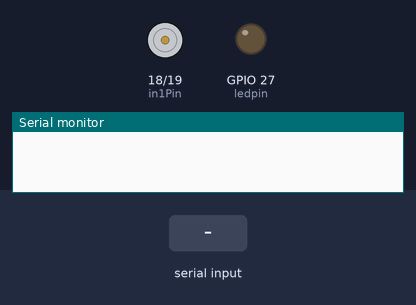
A sketch run on a simulated ESP32. Shown: motor-driver pin pairs drawn as motors (green arrow = first pin HIGH = forward, orange = second pin HIGH = backward, longer = more drive, scaled by the enable pin), output pins drawn as LEDs (lit = HIGH), the last lines printed to the serial monitor. The inputs (shaded band) are chosen by the test bench.

Above: at 1.2 s.
1.3 s: "+" received over Serial
At 2.5 s:
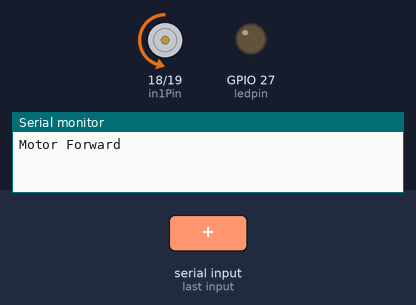
2.8 s: "-" received over Serial
At 3.7 s:
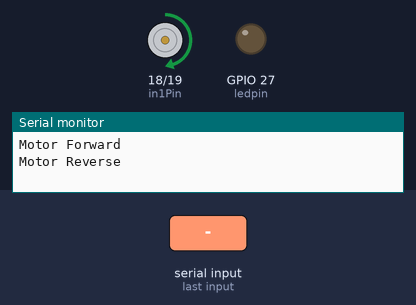
Timing chart, 0 to 5.8 s (numbered marks = the images above; inputs shaded):
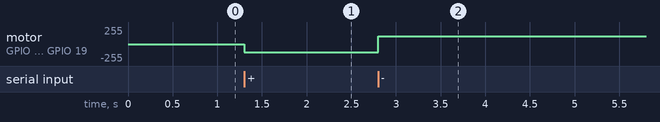

Measured:
- after the input at 1.3 s, motor on GPIO 18 (in1Pin) / GPIO 19 (in2Pin): stopped → backward 120/255 at once
- after the input at 2.8 s, motor on GPIO 18 (in1Pin) / GPIO 19 (in2Pin): backward 120/255 → forward 120/255 at once

The sketch:

miniproject1.ino
```cpp
const int enablePin = 23;
const int in1Pin = 18;
const int in2Pin = 19;
const int buttonpin = 32;
const int ledpin = 27;

void setup() {
  Serial.begin(9600);
  pinMode(enablePin, OUTPUT);
  pinMode(in1Pin, OUTPUT);
  pinMode(in2Pin, OUTPUT);
  pinMode(ledpin, OUTPUT);
  pinMode(buttonpin, INPUT);

  digitalWrite(enablePin, HIGH); // Enable the motor
}

void loop() {
  if (Serial.available() > 0) {
    char ch = Serial.read();

    if (ch == '+') {
      analogWrite(in1Pin, 0);
      analogWrite(in2Pin, 120);
      Serial.println("Motor Forward");
    }
    else if (ch == '-') {
      analogWrite(in1Pin, 120);
      analogWrite(in2Pin, 0);
      Serial.println("Motor Reverse");
    } else {
      Serial.println(" ");
    }
  }
}
```
